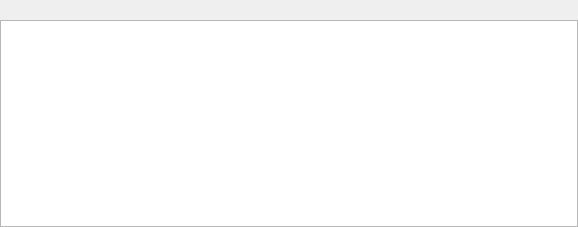
<?xml version="1.0" encoding="UTF-8"?>
<ui version="4.0">
 <class>Core::Views::OutputDockWidget</class>
 <widget class="QDockWidget" name="Core::Views::OutputDockWidget">
  <property name="geometry">
   <rect>
    <x>0</x>
    <y>0</y>
    <width>578</width>
    <height>227</height>
   </rect>
  </property>
  <property name="windowTitle">
   <string>输出</string>
  </property>
  <widget class="QWidget" name="dockWidgetContents">
   <layout class="QGridLayout" name="gridLayout">
    <property name="leftMargin">
     <number>0</number>
    </property>
    <property name="topMargin">
     <number>0</number>
    </property>
    <property name="rightMargin">
     <number>0</number>
    </property>
    <property name="bottomMargin">
     <number>0</number>
    </property>
    <property name="spacing">
     <number>0</number>
    </property>
    <item row="1" column="0">
     <widget class="QTextBrowser" name="output_text">
      <property name="lineWrapMode">
       <enum>QTextEdit::NoWrap</enum>
      </property>
     </widget>
    </item>
    <item row="0" column="0">
     <layout class="QHBoxLayout" name="tool_bar_layout">
      <property name="spacing">
       <number>0</number>
      </property>
      <item>
       <spacer name="horizontalSpacer">
        <property name="orientation">
         <enum>Qt::Horizontal</enum>
        </property>
        <property name="sizeHint" stdset="0">
         <size>
          <width>40</width>
          <height>20</height>
         </size>
        </property>
       </spacer>
      </item>
     </layout>
    </item>
   </layout>
  </widget>
  <action name="action_clear">
   <property name="icon">
    <iconset resource="../core.qrc">
     <normaloff>:/core/images/edit-delete-shred.png</normaloff>:/core/images/edit-delete-shred.png</iconset>
   </property>
   <property name="text">
    <string>清除</string>
   </property>
  </action>
  <action name="action_warp_line">
   <property name="checkable">
    <bool>true</bool>
   </property>
   <property name="icon">
    <iconset resource="../core.qrc">
     <normaloff>:/core/images/go-jump-locationbar.png</normaloff>:/core/images/go-jump-locationbar.png</iconset>
   </property>
   <property name="text">
    <string>自动换行</string>
   </property>
  </action>
  <action name="action_scroll_to_end">
   <property name="checkable">
    <bool>true</bool>
   </property>
   <property name="icon">
    <iconset resource="../core.qrc">
     <normaloff>:/core/images/scroll-to-end.png</normaloff>:/core/images/scroll-to-end.png</iconset>
   </property>
   <property name="text">
    <string>自动滚动</string>
   </property>
  </action>
 </widget>
 <resources>
  <include location="../core.qrc"/>
 </resources>
 <connections/>
</ui>
